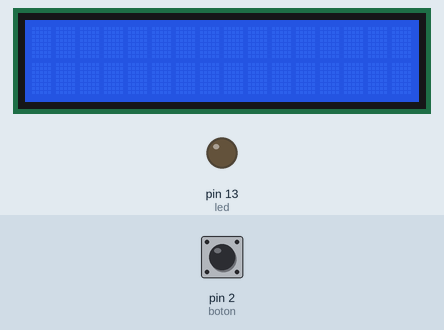
Recording of a sketch running on a simulated Arduino Uno, built with avr-gcc and run on an emulated ATmega328P. Parts: 16×2 character LCD, output pins drawn as LEDs (lit = HIGH). The test bench sets the inputs (shaded band); at power-on: pin 2 (boton) HIGH.

Above: at 1.2 s.
1.3 s: pin 2 (boton) pulled LOW for 0.15 s
2.0 s: pin 2 (boton) pulled LOW for 1 s
At 2.9 s:
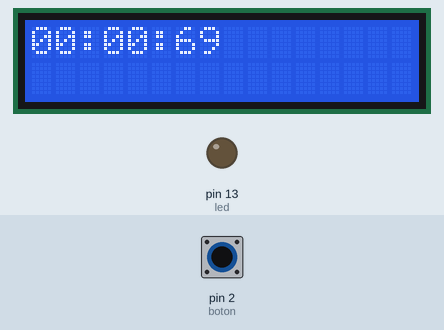
4.5 s: pin 2 (boton) pulled LOW for 0.15 s
5.2 s: pin 2 (boton) pulled LOW for 3.2 s
Timing chart, 0 to 8.2 s (numbered marks = the images above; inputs shaded):
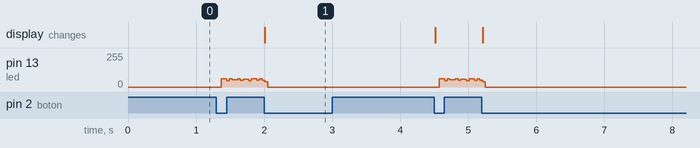

Measured:
- after the input at 2.0 s, the display: changes at once (image 1)

The sketch:

Cronometro.ino
```cpp
#include <LiquidCrystal.h>
LiquidCrystal lcd(7, 8, 9, 10, 11, 12);   //Esta libreria permite gestionar el Lcd y hacer operaciones de bajo nivel

int led = 13;                       //LED a pin 13
int boton = 2;                      //Boton a pin 2
int value = LOW;                    //Valor anterior del led
int estado;                         //Almacena el estado del boton
int ultimoestado;                   //Almacena el ultimo estado del boton
int parpadea;
int frameRate = 100;                //Los frames a los que corre el cronometro

long intervalo = (1000/frameRate);
long previousMillis = 0;            //Almacena el anterior uso del led
long start ;                        //Empieza el cronometro
long tiempoPasado ;                 //Tiempo que ha pasado

int fractional;                     //Almacena una fraccion de los frames
int fractionalSegs;                 //Almacena una fraccion de los segundos
int fractionalMins;                 //Almacena una fraccion de los minutos
int tiempoFrames;                   //Frames que han pasado
int tiempoSegs;                     //Segundos que han pasado
int timepoMins;                     //Minutos que han pasado

char buf[10];                                       //Es una funcion llamada itoa que convierte cualquier int a una cadena de caracteres

void setup()
{
   lcd.begin(16, 2);                                //Inicia el led
   pinMode(led, OUTPUT);                            //Ahora el pin del led es un output
   digitalWrite(boton, HIGH);                       //Usa las resistencias de pullup
}

void loop()
{
   digitalWrite(led, LOW);                          //Inicia el led

   estado = digitalRead(boton);                     //Lee y almacena el estado del boton

   if (estado == LOW && ultimoestado == HIGH  &&  parpadea == false){    //Si pasa de high a low entonces empieza a contar el cronometro

   start = millis();                                //Almacena cuando empieza
   parpadea = true;                                 //Empieza a parpadear
   delay(10);                                       //Este delay evita el rebote del switch
   ultimoestado = estado;                           //Almacena el estado y el ultimo estado del boton para comparar
 }

   else if (estado == LOW && ultimoestado == HIGH && parpadea == true)   //Si pasa de high a low esta vez para el cronometro
   {
   parpadea = false;                                //Se apaga el parpadeo
   ultimoestado = estado;                           //Almacena de nuevo los estados para comparar

   tiempoPasado =   millis() - start;               //Almacena el tiempo transcurrido
   timepoMins = (tiempoPasado / 60000);             //Division entre 60000 milisegundos para pasar a minutos
   tiempoSegs = (tiempoPasado / 1000);              //Division entre 1000 milisegundos para pasar a segundos
   tiempoFrames = (tiempoPasado / intervalo);       //Division entre 100 milisegundos para pasar a una centesima de segundo
   fractional = (int)(tiempoFrames % frameRate);    //Hacemos una fraccion de la centesima de segundo
   fractionalSegs = (int)(tiempoSegs % 60);         //Hacemos una fraccion de los 60 segundos
   fractionalMins = (int)(timepoMins % 60);         //Hacemos una fraccion de los 60 minutos
   lcd.clear();                                     //Limpia el lcd

 if (fractionalMins < 10){                          //Sirve para añadir un cero a la izquierda si es menor de 10
   lcd.print("0");
      }

   lcd.print(itoa(fractionalMins, buf, 10));        //Usa la funcion itoa para colocar un : al poner los minutos
   lcd.print(":");

 if (fractionalSegs < 10){                          //Sirve para añadir un cero a la izquierda si es menor de 10
   lcd.print("0");
      }

 lcd.print(itoa(fractionalSegs, buf, 10));          //Usa la funcion itoa para colocar un : al poner los segundos
   lcd.print(":");

 if (fractional < 10){                              //Sirve para añadir un cero a la izquierda si es menor de 10
   lcd.print("0");
      }

   lcd.print(itoa(fractional, buf, 10));            //Pasa el int a string and print a fractional part of 25 Frames to the LCD
   }

 else{
      ultimoestado = estado;                        //Almacena el estado y ultimo estado del boton
   }

 if ( (millis() - previousMillis > intervalo) )
{

    if (parpadea == true){
       previousMillis = millis();                   //Recuerda el ultimo parpadeo

       digitalWrite(led, HIGH);                     //Activa el led para ver el resultado

       tiempoPasado =   millis() - start;           //Almacena el tiempo transcurrido
       timepoMins = (tiempoPasado / 60000);         //Division entre 60000 milisegundos para pasar a minutos - then cast to an int to print
       tiempoSegs = (tiempoPasado / 1000);          //Division entre 1000 milisegundos para pasar a segundos - then cast to an int to print
       tiempoFrames = (tiempoPasado / intervalo);   //Division entre 40 para pasar a 1/25 de segundo - then cast to an int to print
       fractional = (int)(tiempoFrames % frameRate);//Hacemos una fraccion de los 25 Frames
       fractionalSegs = (int)(tiempoSegs % 60);     //Hacemos una fraccion de los 60 segundos
       fractionalMins = (int)(timepoMins % 60);     //Hacemos una fraccion de los 60 minutos
       lcd.clear();                                 //Limpia el Lcd
                }
             }
         }
```
